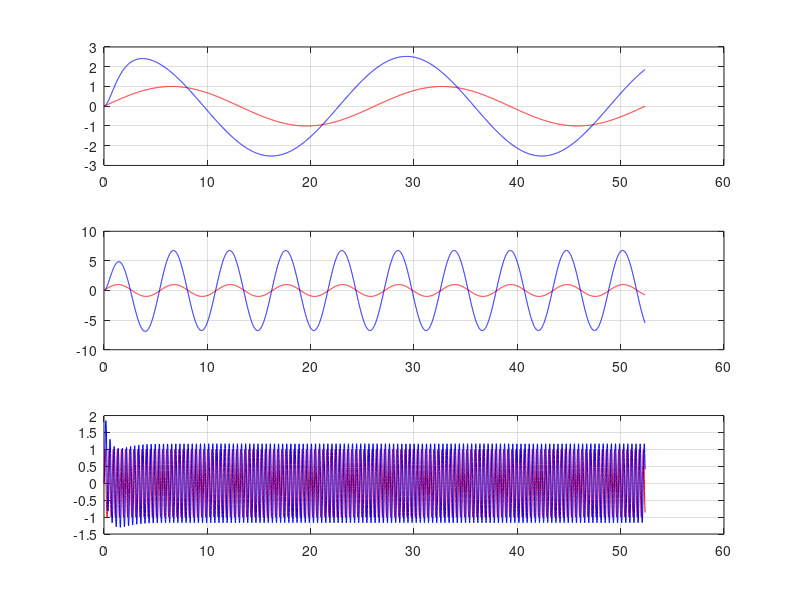
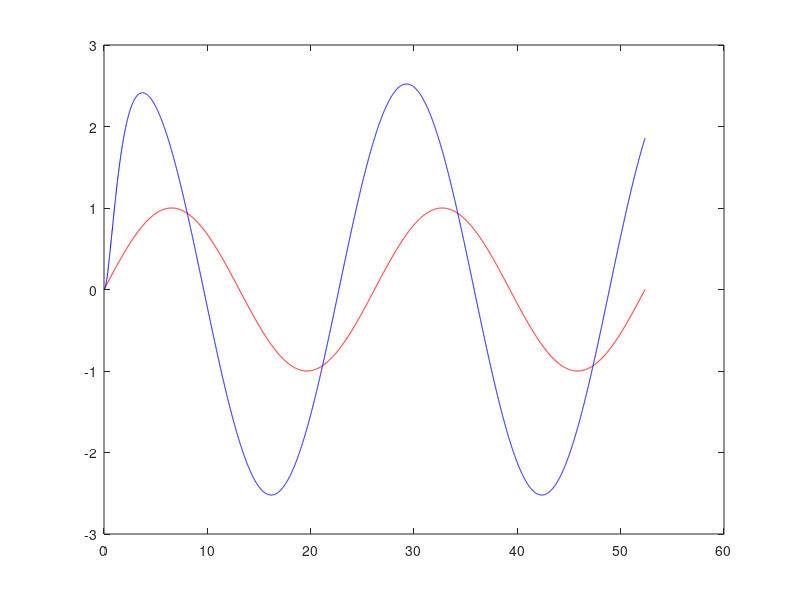

Write MATLAB code to recreate these figures, in order. (Note: this script raises an error after producing the figures.)
clear all; clc; format compact; s=tf('s');
% 1- SISTEMA, ENTRADAS y SALIDAS
dni=21050001;
rng(dni);
c=0.1;
p=1.5+rand-0.5;
G= (p^2/c)*(c+s)/(p+s)^2

bode(G)

w1=0.24;
w2=1.1565;
w3=15.8;


tmax= 2*(2*pi/w1); % dos períodos de la frecuencia más baja
t=linspace(0,tmax,5000);
u1= sin(w1*t); u2= sin(w2*t); u3= sin(w3*t);
y1= lsim(G,u1,t); y2= lsim(G,u2,t); y3= lsim(G,u3,t);
figure(1)
subplot(311);plot(t,u1,'r',t,y1,'b');grid;
subplot(312);plot(t,u2,'r',t,y2,'b');grid;
subplot(313);plot(t,u3,'r',t,y3,'b');grid;


figure(2)
w=w1; plot(t,u1,'r',t,y1,'b');
[hor,ver] = ginput(2); % pinchar aquí sobre max-u y sobre max-y
tu = hor(1); ty = hor(2);
umax = ver(1); ymax = ver(2);
M1 = ymax/umax, phi1 = -(ty-tu)*w1*180/pi,

figure(3)
w=w2; plot(t,u2,'r',t,y2,'b');
[hor,ver] = ginput(2); % pinchar aquí sobre max-u y sobre max-y
tu = hor(1); ty = hor(2);
umax = ver(1); ymax = ver(2);
M2 = ymax/umax, phi2 = -(ty-tu)*w2*180/pi,

figure(4)
w=w3; plot(t(1:200),u3(1:200),'r',t(1:200),y3(1:200),'b');
[hor,ver] = ginput(2); % pinchar aquí sobre max-u y sobre max-y
tu = hor(1); ty = hor(2);
umax = ver(1); ymax = ver(2);
M3 = ymax/umax, phi3 = -(ty-tu)*w3*180/pi,


% almacenar los tres experimentos
Mk = [M1, M2, M3];
phik = [phi1, phi2, phi3];
% convertir módulo y fase a parte real y parte imaginaria
rek = Mk .* cos(phik*pi/180);
imk = Mk .* sin(phik*pi/180);
wk = [w1, w2, w3];


wmin= w1/10; wmax=w3*10; % rango de frecuencias a estudiar
figure(5)
nyquist(G, {wmin, wmax});
hold on
plot(rek,imk,'r*','MarkerSize',10);
hold off;
axis([-5,2,-5,5]);


figure(6)
[mag,phase,frec]=bode(G,{wmin,wmax});
mag=mag(:); magdB= 20*log10(mag); % cálculo del módulo en dB
phase=phase(:); frec=frec(:);
MkdB = 20*log10(Mk); % cálculo del módulo en dB
subplot(211);
semilogx(frec,magdB,'b-',wk,MkdB,'r*');
grid;
subplot(212);
semilogx(frec,phase,'b-',wk,phik,'r*');
grid;

